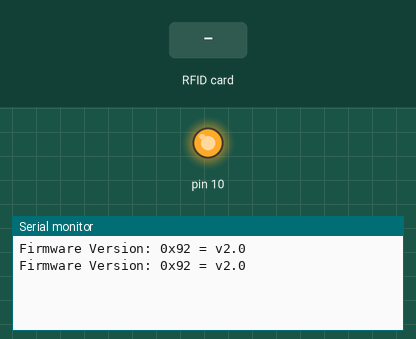
This sketch was run on a simulated Arduino Uno, built with avr-gcc and run on an emulated ATmega328P. Shown: output pins drawn as LEDs (lit = HIGH), the last lines printed to the serial monitor. The inputs (shaded band) are chosen by the test bench.

Above: at 1.3 s.
1.4 s: RFID card 5E 7A 19 C4 held to the reader
At 1.47 s:
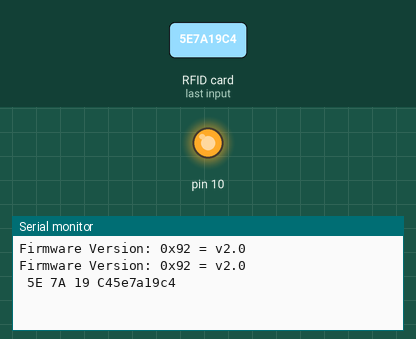
At 1.85 s:
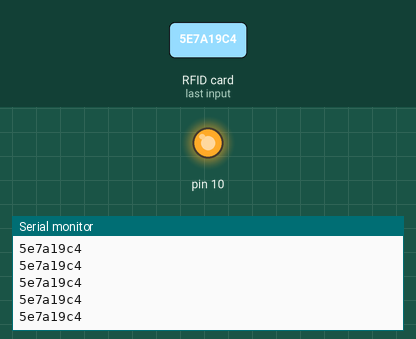

The sketch:

rc522.ino
```cpp
#include <SPI.h>
#include <MFRC522.h>
#include "RTClib.h"
#include <SD.h>

#define RST_PIN         9
#define SS_1_PIN        4
#define SS_2_PIN        8
#define NR_OF_READERS   2

byte ssPins[] = {SS_1_PIN, SS_2_PIN};
String struid = "";

MFRC522 mfrc522[NR_OF_READERS];


void setup() {

  Serial.begin(9600);           // Initialize serial communications with the PC

  SPI.begin();                  // Init SPI bus


  /* looking for MFRC522 readers */
  for (uint8_t reader = 0; reader < NR_OF_READERS; reader++) {
    mfrc522[reader].PCD_Init(ssPins[reader], RST_PIN);
    mfrc522[reader].PCD_DumpVersionToSerial();
  }
}


void loop() {

  for (uint8_t reader = 0; reader < NR_OF_READERS; reader++) {

    // Looking for new cards
    if (mfrc522[reader].PICC_IsNewCardPresent() && mfrc522[reader].PICC_ReadCardSerial()) {
      // Show some details of the PICC (that is: the tag/card)
      dump_byte_array(mfrc522[reader].uid.uidByte, mfrc522[reader].uid.size);

      int uidSize = mfrc522[reader].uid.size;
      byte uid[8];

      memcpy(uid, mfrc522[reader].uid.uidByte, uidSize);
      for (byte i = 0; i < uidSize; i++) {
        struid += String(uid[i], HEX);
      }


    }
    else{
      //lcd.print("waiting for a card...")
      //lcd.print("date & time")
    }
  }
  Serial.println(struid);
}


void dump_byte_array(byte * buffer, byte bufferSize) {
  for (byte i = 0; i < bufferSize; i++) {
    Serial.print(buffer[i] < 0x10 ? " 0" : " ");
    Serial.print(buffer[i], HEX);
  }
}
```

Measured:
- after the input at 1.4 s, the serial monitor: prints a new line at once (image 1)
